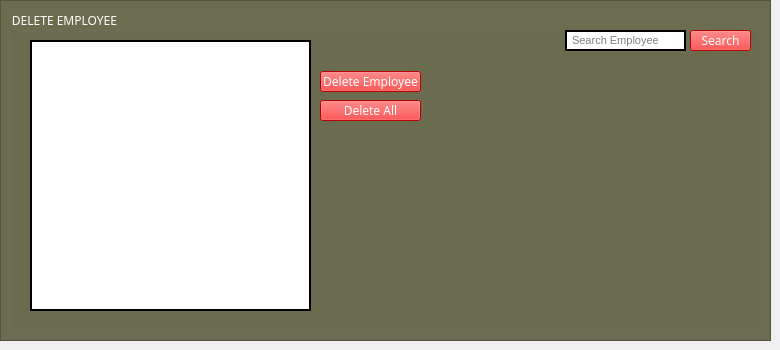
     <widget class="QWidget" name="page_4">
      <widget class="QFrame" name="frame_8">
       <property name="geometry">
        <rect>
         <x>0</x>
         <y>0</y>
         <width>771</width>
         <height>341</height>
        </rect>
       </property>
       <property name="font">
        <font>
         <family>Yu Gothic UI Semibold</family>
        </font>
       </property>
       <property name="styleSheet">
        <string notr="true">background-color:rgb(108, 108, 81)</string>
       </property>
       <property name="frameShape">
        <enum>QFrame::StyledPanel</enum>
       </property>
       <property name="frameShadow">
        <enum>QFrame::Raised</enum>
       </property>
       <widget class="QGroupBox" name="groupBox_4">
        <property name="geometry">
         <rect>
          <x>10</x>
          <y>10</y>
          <width>748</width>
          <height>321</height>
         </rect>
        </property>
        <property name="font">
         <font>
          <family>Impact</family>
         </font>
        </property>
        <property name="styleSheet">
         <string notr="true">color:white</string>
        </property>
        <property name="title">
         <string>DELETE EMPLOYEE</string>
        </property>
        <widget class="QListWidget" name="deleteListWidget">
         <property name="geometry">
          <rect>
           <x>20</x>
           <y>30</y>
           <width>281</width>
           <height>271</height>
          </rect>
         </property>
         <property name="styleSheet">
          <string notr="true">background-color:white;color:black;border:2px solid black</string>
         </property>
        </widget>
        <widget class="QPushButton" name="btndeleteemp_2">
         <property name="geometry">
          <rect>
           <x>310</x>
           <y>61</y>
           <width>101</width>
           <height>21</height>
          </rect>
         </property>
         <property name="font">
          <font>
           <family>Impact</family>
           <weight>50</weight>
           <bold>false</bold>
          </font>
         </property>
         <property name="styleSheet">
          <string notr="true">background-color:rgb(255, 0, 0);color:white</string>
         </property>
         <property name="text">
          <string>Delete Employee</string>
         </property>
        </widget>
        <widget class="QPushButton" name="btndeleteallemp">
         <property name="geometry">
          <rect>
           <x>310</x>
           <y>90</y>
           <width>101</width>
           <height>21</height>
          </rect>
         </property>
         <property name="font">
          <font>
           <family>Impact</family>
           <weight>50</weight>
           <bold>false</bold>
          </font>
         </property>
         <property name="styleSheet">
          <string notr="true">background-color:rgb(255, 0, 0);color:white</string>
         </property>
         <property name="text">
          <string>Delete All</string>
         </property>
        </widget>
        <widget class="QLineEdit" name="deletesearchemployeeinput">
         <property name="geometry">
          <rect>
           <x>555</x>
           <y>20</y>
           <width>121</width>
           <height>21</height>
          </rect>
         </property>
         <property name="font">
          <font>
           <pointsize>8</pointsize>
          </font>
         </property>
         <property name="styleSheet">
          <string notr="true">background-color:white;color:black;border:2px solid black</string>
         </property>
         <property name="placeholderText">
          <string> Search Employee</string>
         </property>
        </widget>
        <widget class="QPushButton" name="btnsearchempdelete">
         <property name="geometry">
          <rect>
           <x>680</x>
           <y>20</y>
           <width>61</width>
           <height>21</height>
          </rect>
         </property>
         <property name="font">
          <font>
           <family>Impact</family>
           <weight>50</weight>
           <bold>false</bold>
          </font>
         </property>
         <property name="styleSheet">
          <string notr="true">background-color:rgb(255, 0, 0);color:white</string>
         </property>
         <property name="text">
          <string>Search</string>
         </property>
        </widget>
       </widget>
      </widget>
     </widget>
